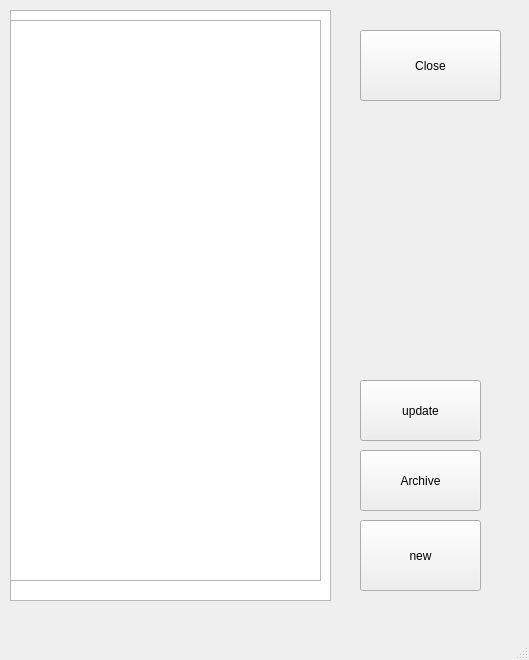
<?xml version="1.0" encoding="UTF-8"?>
<ui version="4.0">
 <class>MainWindow</class>
 <widget class="QMainWindow" name="MainWindow">
  <property name="geometry">
   <rect>
    <x>0</x>
    <y>0</y>
    <width>529</width>
    <height>660</height>
   </rect>
  </property>
  <property name="windowTitle">
   <string>MainWindow</string>
  </property>
  <widget class="QWidget" name="centralwidget">
   <widget class="QListWidget" name="listWidget">
    <property name="geometry">
     <rect>
      <x>10</x>
      <y>10</y>
      <width>321</width>
      <height>591</height>
     </rect>
    </property>
   </widget>
   <widget class="QPushButton" name="ButtonNew">
    <property name="geometry">
     <rect>
      <x>360</x>
      <y>520</y>
      <width>121</width>
      <height>71</height>
     </rect>
    </property>
    <property name="text">
     <string>new</string>
    </property>
   </widget>
   <widget class="QPushButton" name="ButtonAddArch">
    <property name="geometry">
     <rect>
      <x>360</x>
      <y>450</y>
      <width>121</width>
      <height>61</height>
     </rect>
    </property>
    <property name="text">
     <string>Archive</string>
    </property>
   </widget>
   <widget class="QPushButton" name="pushButton">
    <property name="geometry">
     <rect>
      <x>360</x>
      <y>30</y>
      <width>141</width>
      <height>71</height>
     </rect>
    </property>
    <property name="text">
     <string>Close</string>
    </property>
   </widget>
   <widget class="QTextBrowser" name="textBrowser">
    <property name="geometry">
     <rect>
      <x>10</x>
      <y>20</y>
      <width>311</width>
      <height>561</height>
     </rect>
    </property>
   </widget>
   <widget class="QPushButton" name="pushButton_2">
    <property name="geometry">
     <rect>
      <x>360</x>
      <y>380</y>
      <width>121</width>
      <height>61</height>
     </rect>
    </property>
    <property name="text">
     <string>update</string>
    </property>
   </widget>
  </widget>
  <widget class="QMenuBar" name="menubar">
   <property name="geometry">
    <rect>
     <x>0</x>
     <y>0</y>
     <width>529</width>
     <height>21</height>
    </rect>
   </property>
  </widget>
  <widget class="QStatusBar" name="statusbar"/>
 </widget>
 <resources/>
 <connections/>
</ui>
